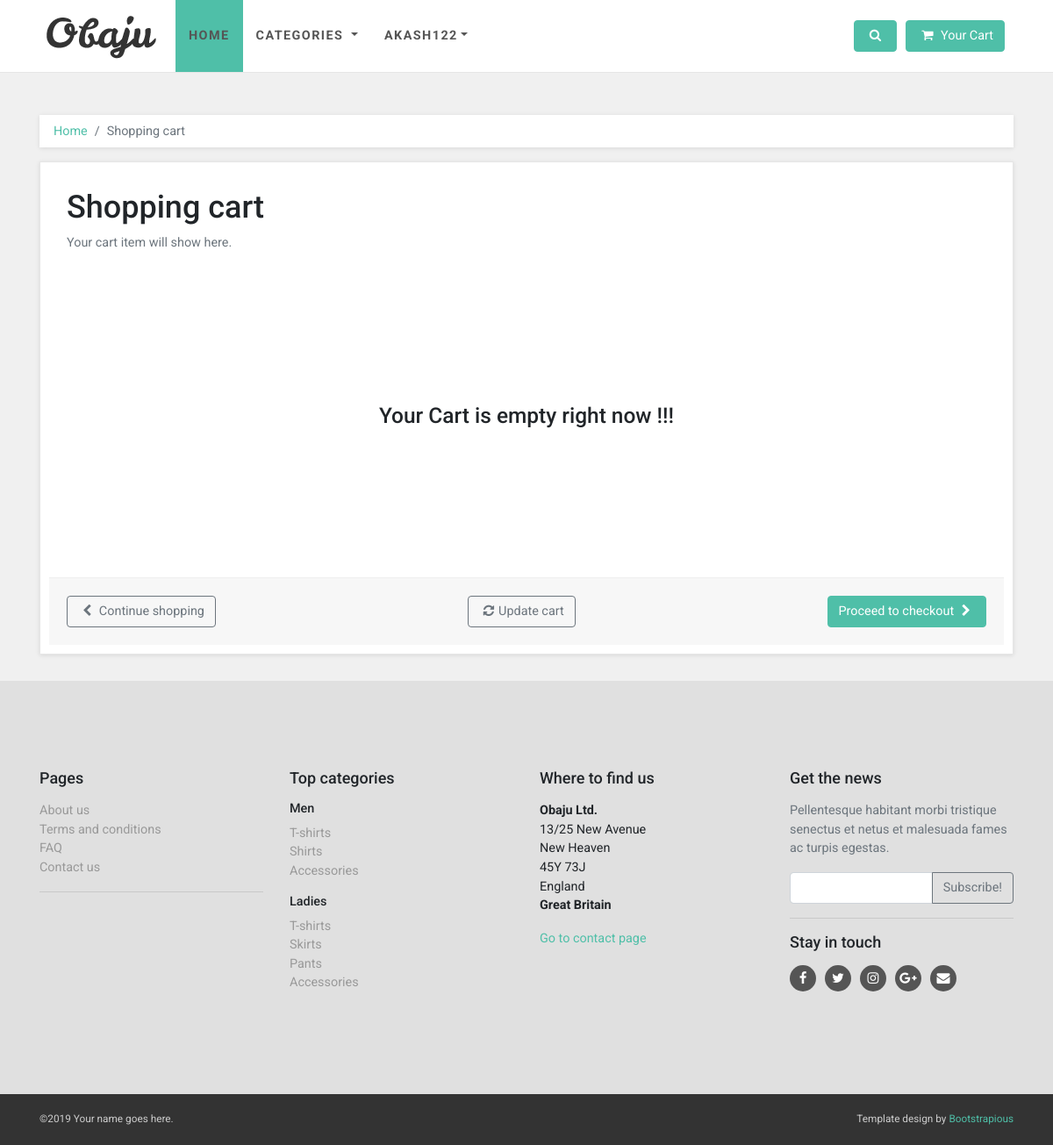
Before: /cart/akash122 (signed in) with the older database file.
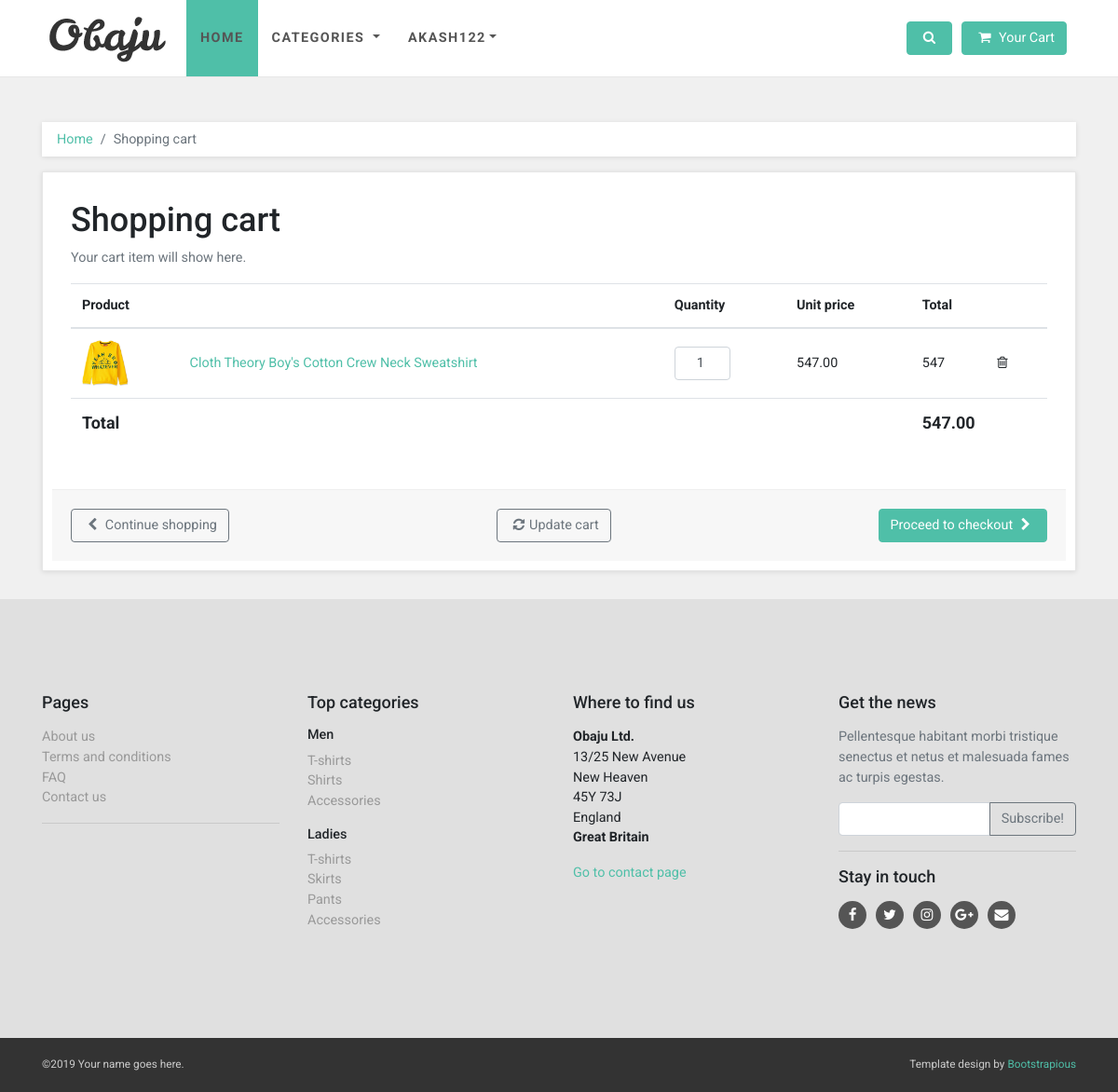
After: the same page with the newer database file.
### cart/models.py (models this page shows, shortened)
class CartItems(models.Model):
    user = models.ForeignKey(User, on_delete= models.CASCADE)
    product = models.ForeignKey(Product, on_delete= models.CASCADE)
    quantity = models.PositiveIntegerField()

### product/models.py (models this page shows, shortened)
class Product(models.Model):
    product_name = models.CharField(max_length=100)
    product_desc = models.CharField(max_length=600)
    category = models.ForeignKey(ProductCategory, on_delete=models.SET_NULL, null=True)
    brand = models.ForeignKey(Brand, on_delete=models.SET_NULL, null=True)
    color = models.ForeignKey(Color, on_delete=models.SET_NULL, null=True, blank=True)
    mdl = models.ForeignKey(Mdl, on_delete=models.CASCADE, null=True, blank=True)
    price = models.DecimalField(max_digits=10, decimal_places=2)
    user = models.ForeignKey(User, on_delete=models.CASCADE)
    stock_quantity = models.PositiveIntegerField()
    image1 = models.ImageField(upload_to = 'static/')
    image2 = models.ImageField(upload_to = 'static/')
    image3 = models.ImageField(upload_to = 'static/')
    image4 = models.ImageField(upload_to = 'static/', blank=True)
    image5 = models.ImageField(upload_to = 'static/', blank=True)

### cart/views.py (the view)
# urls.py: path('cart/<str:id>', views.cartlist),
@login_required(login_url='/register')
def cartlist(request,id):
    if request.method == 'GET':
        total = 0
        data = CartItems.objects.filter(user=request.user)
        for x in data:
            if request.GET.get(f"{x.id}"):
                x.quantity = request.GET.get(f"{x.id}")
                x.save()
            total += x.product.price * int(x.quantity)
        context = {
            'data' : data,
            'total' : total,
            'category' : ProductCategory.objects.all()
        }
        return render(request, 'cart_template/basket.html', context)

### account/models.py (called while the page is built)
    def __str__(self) -> str:
        return self.username

### templates/cart_template/basket.html (shortened to what this page needs)
{% extends '../base.html' %}
{% load static %}
{% block content %}
<div id="all">
  <div id="content">
    <div class="container">
      <div class="row">
        <div class="col-lg-12">
          <nav aria-label="breadcrumb">
            <ol class="breadcrumb">
              <li class="breadcrumb-item"><a href="#">Home</a></li>
              <li aria-current="page" class="breadcrumb-item active">Shopping cart</li>
            </ol>
          </nav>
        </div>
        <div id="basket" class="col-lg-12">
          <div class="box">
            <form method="GET" action="/checkout/{{user}}">
              <h1>Shopping cart</h1>
              <p class="text-muted"> Your cart item will show here. </p>
              {% if data %}
              <div class="table-responsive">
                <table class="table">
                  <thead>
                    <tr>
                      <th colspan="2">Product</th>
                      <th>Quantity</th>
                      <th>Unit price</th>
                      <th colspan="2">Total</th>
                    </tr>
                  </thead>
                  <tbody>
                    {% for data in data %}
                    <tr>
                      <td><a href="#"><img src="../{{data.product.image1}}" alt=""></a></td>
                      <td><a href="/product/{{data.product.id}}">{{data.product.product_name}}</a></td>
                      <td>
                        <input type="number" min="1" max="{{data.product.stock_quantity}}" name="{{data.id}}" style="width: 60px;" value="{{data.quantity}}" class="form-control qty">
                      </td>
                      <td>{{data.product.price}}</td>
                      <td class="price">{% widthratio data.product.price 1 data.quantity %}</td>
                      <td><a type="button" class="deleteCart" data-id="{{data.id}}"><i class="fa fa-trash-o"></i></a></td>
                    </tr>
                    {% endfor %}
                  </tbody>
                  <tfoot>
                    <tr>
                      <th colspan="4">Total</th>
                      <th colspan="2" id="total">{{total}}</th>
                    </tr>
                  </tfoot>
                </table>
              </div>
              {% else %}
              <div class="container pt-4 px-4">
                <div class="row align-items-center justify-content-center mx-0" style="height: 300px;">
                  <div class="col-md-6 text-center">
                    <h3>Your Cart is empty right now !!!</h3>
                  </div>
                </div>
              </div>
              {% endif %}
              <div class="box-footer d-flex justify-content-between flex-column flex-lg-row">
                <div class="left"><a href="/" class="btn btn-outline-secondary"><i class="fa fa-chevron-left"></i>
                    Continue shopping</a></div>
                <div class="right">
                  <button type="submit" class="btn btn-outline-secondary" formaction=""><i
                      class="fa fa-refresh"></i>Update cart</button>
                </div>
                <button class="btn btn-primary">Proceed to checkout <i class="fa fa-chevron-right"></i></button>
              </div>
            </form>
          </div>
        </div>
      </div>
    </div>
  </div>
</div>
{% endblock %}

Changed rows visible on the page:
added CartItems: product.image1 (picture), product.product_name "Cloth Theory Boy's Cotton Crew Neck Sweatshirt", quantity "1", product.price "547.00", product+quantity "547"
Other visible differences:
{{ total }}: (not shown) → "547.00"
text no longer shown: "Your Cart is empty right now !!!"
text now shown: "Product Quantity Unit price Total Total"
